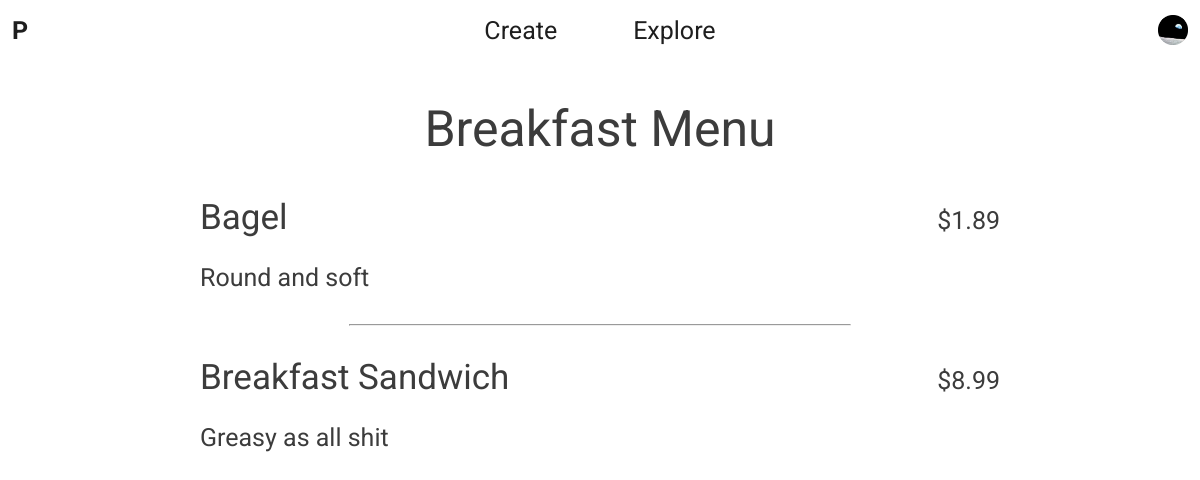
Before: /explore/?organization=L3Harris&page=3 (signed in) with the older database file.
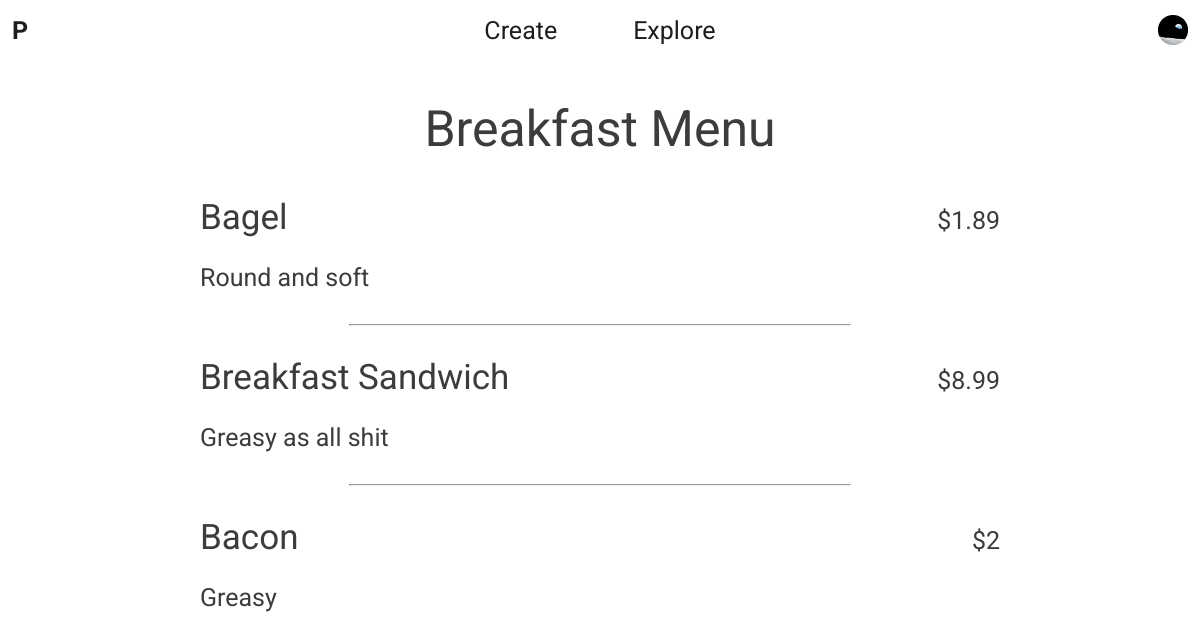
After: the same page with the newer database file.
### builder/models.py (models this page shows)
class Page(models.Model):
    name = models.CharField(max_length=LENGTH_SHORT)
    dateCreated = models.DateField()
    typee = models.CharField(max_length=LENGTH_SHORT)
    organization = models.ForeignKey(Organization, on_delete=models.CASCADE)

class SheetItem(models.Model):
    title = models.CharField(max_length=LENGTH_SHORT)
    description = models.CharField(max_length=LENGTH_MEDIUM)
    price = models.FloatField()
    page = models.ForeignKey(Page, on_delete=models.CASCADE)

### client/views.py (the view, shortened to what this page needs)
# urls.py: path('explore/', views.explore, name='explore')
def explore(request):
    organizationForm = OrganizationForm(request.GET)
    pageForm = PageForm(request.GET)
    if pageForm.is_valid():
        return render(request, 'view_page.html', {'pageData': buildPageData(pageForm.cleaned_data['page'])})
    return render(request, 'explore.html', {'organizationForm': OrganizationForm()})

### client/templatetags/view_page.py (called while the page is built)
@register.filter(name='formatPrice')
def formatPrice(price):
    if int(price) == price:
        return int(price)
    return format(price, '.2f')

### client/views.py (called while the page is built)
def buildPageData(pageId):
    page = Page.objects.get(id=pageId)
    pageData = {'name': page.name, 'sheetItems': SheetItem.objects.filter(page=page)}
    return pageData

### client/templates/view_page.html (shortened to what this page needs)
<html>
    {% load static %}
    {% load view_page %}
    <head>
        <link rel="stylesheet" type="text/css" href="{% static 'styles/view_page.css' %}">
    </head>
    <body>
        {% include 'core.html' %}
        <div class="content">
            <h1>{{ pageData.name }}<h1>
            <div class="items">
                {% for sheetItem in pageData.sheetItems %}
                    <div class="sheet-item">
                        <div class="title-price">
                            <h2>{{ sheetItem.title }}</h2><h3>${{ sheetItem.price|formatPrice }}</h3>
                        </div>
                        <p>{{ sheetItem.description }}</p>
                    </div>
                    {% if forloop.counter < pageData.sheetItems|length %}
                        <hr>
                    {% endif %}
                {% endfor %}
            </div>
        </div>
    </body>
</html>

### pages/templates/core.html (shortened to what this page needs)
{% load static %}
<link rel="stylesheet" type="text/css" href="{% static 'styles/core.css' %}">
<div class="top-nav">
    <div class="left">
        <a href="{% url 'home' %}">P</a>
    </div>
    <div class="center">
        <a href="{% url 'create' %}">Create</a>
        {% if request.user.is_anonymous %}
            <a href="{% url 'login' %}">Explore</a>
        {% else %}
            <a href="{% url 'explore' %}">Explore</a>
        {% endif %}
    </div>
    <div class="right">
        {% if request.user.is_anonymous %}
            <a href="{% url 'login' %}">Login</a>
        {% else %}
            <a href="{% url 'profile' %}">
                {% if request.user.creatoruser %}
                    <img src="{% static 'images/earth.png' %}" alt="profile">
                {% else %}
                    <img src="{% static 'images/cliff.png' %}" alt="profile">
                {% endif %}
            </a>
        {% endif %}
    </div>
</div>

### client/static/styles/view_page.css (style rules this page uses)
.content { align-items: center; }
.content .items { width: 90vw; max-width: 800px; display: flex; flex-direction: column; }
.content .items .sheet-item { display: flex; flex-direction: column; align-items: start; }
.content .items .sheet-item .title-price { width: 100%; display: flex; justify-content: space-between; align-items: baseline; }
.content .items .sheet-item .title-price h2 { margin: 0; text-align: left; font-size: 35px; font-weight: normal; }
.content .items .sheet-item .title-price h3 { margin: 0; font-size: 25px; font-weight: normal; }
.content .items .sheet-item p { font-size: 25px; margin-bottom: 0; }
.content .items hr { width: 85%; max-width: 500px; margin: 4vh auto 4vh auto; }

### pages/static/styles/core.css (style rules this page uses)
body { width: 100%; height: 100%; display: flex; flex-direction: column; margin: 0; font-family: Roboto; color: rgb(30, 30, 30); overflow: hidden; }
.top-nav { width: 100vw; height: 60px; z-index: 1; display: flex; justify-content: center; align-items: center; }
.top-nav .left { position: absolute; left: 1vmax; }
.top-nav .left a { font-size: 25px; font-weight: bold; color: rgb(30, 30, 30); text-decoration: none; }
.top-nav .center a { margin: 0 3vw 0 3vw; font-size: 25px; color: rgb(30, 30, 30); text-decoration: none; }
.top-nav .right { position: absolute; right: 1vmax; }
.top-nav .right a { font-size: 25px; color: rgb(30, 30, 30); text-decoration: none; }
.top-nav .right a img { height: 30px; }
.content { position: relative; width: 100vw; height: 500px; display: flex; flex-direction: column; flex: 1; overflow: auto; }
.content h1 { margin: 5vh 0 0 0; text-align: center; font-size: 50px; font-weight: normal; color: rgb(60, 60, 60); }
.content h2 { width: 95vw; max-width: 1100px; margin: 2vh 0 0 0; text-align: center; font-size: 25px; font-weight: normal; line-height: 40px; color: rgb(60, 60, 60); }
@media only screen and (min-width: 580px) { .top-nav .left { display: block; } }

Changed rows visible on the page:
added SheetItem: title "Bacon", price "2", description "Greasy"
